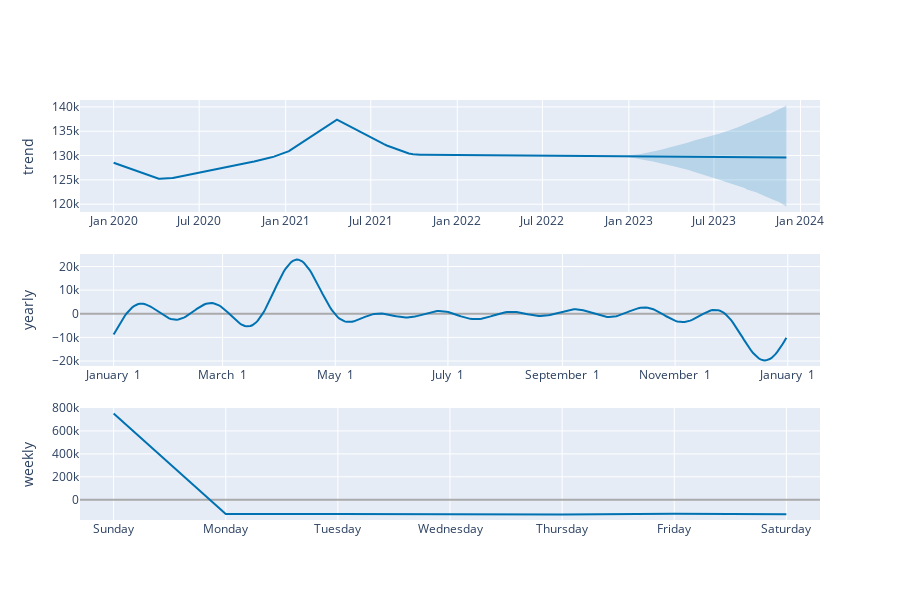

This figure's notebook cell:
### Code cell
# Python
plot_components_plotly(m, forecast)

### Figure 1 — Plotly figure (JSON) as saved in the notebook; plotly's stock layout.template omitted (floating-point values rounded to 4 significant figures; data arrays with more than 128 entries replaced by an {"elided": "..."} marker saying what was removed)
{"data": [{"line": {"color": "#0072B2", "width": 2}, "mode": "lines", "name": "trend", "type": "scatter", "x": {"elided": "774 str values"}, "xaxis": "x", "y": {"elided": "774 float values"}, "yaxis": "y"}, {"line": {"color": "rgba(0, 114, 178, 0.2)", "width": 0}, "mode": "lines", "name": "trend_upper", "type": "scatter", "x": {"elided": "774 str values"}, "xaxis": "x", "y": {"elided": "774 float values"}, "yaxis": "y"}, {"fill": "tonexty", "fillcolor": "rgba(0, 114, 178, 0.2)", "line": {"color": "rgba(0, 114, 178, 0.2)", "width": 0}, "mode": "lines", "name": "trend_lower", "type": "scatter", "x": {"elided": "774 str values"}, "xaxis": "x", "y": {"elided": "774 float values"}, "yaxis": "y"}, {"line": {"color": "#0072B2", "width": 2}, "mode": "lines", "name": "yearly", "type": "scatter", "x": {"elided": "365 str values"}, "xaxis": "x2", "y": {"elided": "365 float values"}, "yaxis": "y2"}, {"line": {"color": "#0072B2", "width": 2}, "mode": "lines", "name": "weekly", "type": "scatter", "x": ["2017-01-01T00:00:00", "2017-01-02T00:00:00", "2017-01-03T00:00:00", "2017-01-04T00:00:00", "2017-01-05T00:00:00", "2017-01-06T00:00:00", "2017-01-07T00:00:00"], "xaxis": "x3", "y": [751500.0, -124600.0, -123700.0, -127000.0, -128000.0, -122000.0, -126200.0], "yaxis": "y3"}], "layout": {"height": 600, "showlegend": false, "width": 900, "xaxis": {"anchor": "y", "domain": [0, 1], "range": ["2019-10-21T10:48:00", "2024-02-11T13:12:00"], "type": "date"}, "xaxis2": {"anchor": "y2", "domain": [0, 1], "range": ["2016-12-13T18:54:02.958904115", "2018-01-18T11:04:57.863013581"], "tickformat": "%B %e", "type": "date"}, "xaxis3": {"anchor": "y3", "domain": [0, 1], "range": ["2016-12-31T16:48:00", "2017-01-07T07:12:00"], "tickformat": "%A", "type": "date"}, "yaxis": {"anchor": "x", "domain": [0.7333, 1], "rangemode": "normal", "title": {"text": "trend"}, "zerolinecolor": "#AAA"}, "yaxis2": {"anchor": "x2", "domain": [0.3667, 0.6333], "title": {"text": "yearly"}, "zerolinecolor": "#AAA"}, "yaxis3": {"anchor": "x3", "domain": [0, 0.2667], "title": {"text": "weekly"}, "zerolinecolor": "#AAA"}}}
